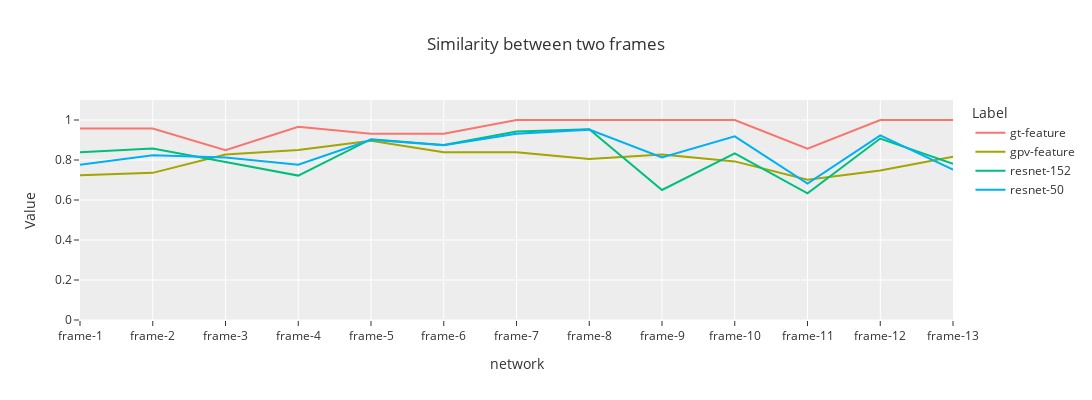

Notebook code cell kept with this figure:
### Code cell
import plotly.express as px
import plotly.graph_objects as go

fig = px.line(
    data_frame = df2,
    height=400,
    width=1200,
    x='network',
    y='Value',
    color = 'Label',
    title='Similarity between two frames',
    template = "ggplot2",
    range_y=(0.0, 1.1)
)

fig.show()

### Figure 1 — Plotly figure (JSON) as saved in the notebook; plotly's stock layout.template omitted (floating-point values rounded to 4 significant figures)
{"data": [{"hovertemplate": "Label=gt-feature<br>network=%{x}<br>Value=%{y}<extra></extra>", "legendgroup": "gt-feature", "line": {"color": "#F8766D", "dash": "solid"}, "marker": {"symbol": "circle"}, "mode": "lines", "name": "gt-feature", "orientation": "v", "showlegend": true, "type": "scatter", "x": ["frame-1", "frame-2", "frame-3", "frame-4", "frame-5", "frame-6", "frame-7", "frame-8", "frame-9", "frame-10", "frame-11", "frame-12", "frame-13"], "xaxis": "x", "y": [0.9574, 0.9574, 0.8487, 0.9661, 0.9309, 0.9309, 1.0, 1.0, 1.0, 1.0, 0.8563, 1, 1], "yaxis": "y"}, {"hovertemplate": "Label=gpv-feature<br>network=%{x}<br>Value=%{y}<extra></extra>", "legendgroup": "gpv-feature", "line": {"color": "#A3A500", "dash": "solid"}, "marker": {"symbol": "circle"}, "mode": "lines", "name": "gpv-feature", "orientation": "v", "showlegend": true, "type": "scatter", "x": ["frame-1", "frame-2", "frame-3", "frame-4", "frame-5", "frame-6", "frame-7", "frame-8", "frame-9", "frame-10", "frame-11", "frame-12", "frame-13"], "xaxis": "x", "y": [0.7241, 0.7356, 0.8276, 0.8506, 0.8966, 0.8391, 0.8391, 0.8046, 0.8276, 0.7931, 0.7011, 0.7471, 0.8161], "yaxis": "y"}, {"hovertemplate": "Label=resnet-152<br>network=%{x}<br>Value=%{y}<extra></extra>", "legendgroup": "resnet-152", "line": {"color": "#00BF7D", "dash": "solid"}, "marker": {"symbol": "circle"}, "mode": "lines", "name": "resnet-152", "orientation": "v", "showlegend": true, "type": "scatter", "x": ["frame-1", "frame-2", "frame-3", "frame-4", "frame-5", "frame-6", "frame-7", "frame-8", "frame-9", "frame-10", "frame-11", "frame-12", "frame-13"], "xaxis": "x", "y": [0.8385, 0.8578, 0.7905, 0.722, 0.9042, 0.8748, 0.943, 0.9538, 0.6501, 0.8333, 0.6332, 0.9074, 0.7809], "yaxis": "y"}, {"hovertemplate": "Label=resnet-50<br>network=%{x}<br>Value=%{y}<extra></extra>", "legendgroup": "resnet-50", "line": {"color": "#00B0F6", "dash": "solid"}, "marker": {"symbol": "circle"}, "mode": "lines", "name": "resnet-50", "orientation": "v", "showlegend": true, "type": "scatter", "x": ["frame-1", "frame-2", "frame-3", "frame-4", "frame-5", "frame-6", "frame-7", "frame-8", "frame-9", "frame-10", "frame-11", "frame-12", "frame-13"], "xaxis": "x", "y": [0.7758, 0.8233, 0.8128, 0.776, 0.901, 0.8734, 0.9317, 0.9518, 0.8128, 0.9185, 0.6818, 0.9229, 0.7524], "yaxis": "y"}], "layout": {"height": 400, "legend": {"title": {"text": "Label"}, "tracegroupgap": 0}, "title": {"text": "Similarity between two frames"}, "width": 1200, "xaxis": {"anchor": "y", "autorange": true, "domain": [0, 1], "range": [0, 12], "title": {"text": "network"}, "type": "category"}, "yaxis": {"anchor": "x", "domain": [0, 1], "range": [0, 1.1], "title": {"text": "Value"}, "type": "linear"}}}
